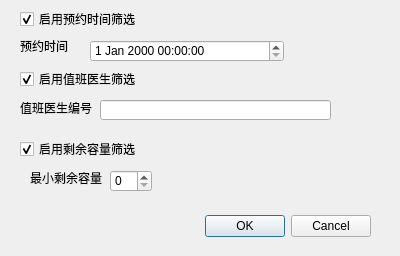
<?xml version="1.0" encoding="UTF-8"?>
<ui version="4.0">
 <class>SelectDepartmentDialog</class>
 <widget class="QDialog" name="SelectDepartmentDialog">
  <property name="geometry">
   <rect>
    <x>0</x>
    <y>0</y>
    <width>400</width>
    <height>256</height>
   </rect>
  </property>
  <property name="windowTitle">
   <string>Dialog</string>
  </property>
  <widget class="QDialogButtonBox" name="buttonBox">
   <property name="geometry">
    <rect>
     <x>30</x>
     <y>210</y>
     <width>341</width>
     <height>32</height>
    </rect>
   </property>
   <property name="orientation">
    <enum>Qt::Horizontal</enum>
   </property>
   <property name="standardButtons">
    <set>QDialogButtonBox::Cancel|QDialogButtonBox::Ok</set>
   </property>
  </widget>
  <widget class="QCheckBox" name="checkBox_time">
   <property name="geometry">
    <rect>
     <x>20</x>
     <y>10</y>
     <width>121</width>
     <height>18</height>
    </rect>
   </property>
   <property name="text">
    <string>启用预约时间筛选</string>
   </property>
   <property name="checked">
    <bool>true</bool>
   </property>
  </widget>
  <widget class="QLabel" name="label_time">
   <property name="geometry">
    <rect>
     <x>20</x>
     <y>40</y>
     <width>54</width>
     <height>12</height>
    </rect>
   </property>
   <property name="text">
    <string>预约时间</string>
   </property>
  </widget>
  <widget class="QDateTimeEdit" name="dateTimeEdit_time">
   <property name="geometry">
    <rect>
     <x>90</x>
     <y>40</y>
     <width>194</width>
     <height>22</height>
    </rect>
   </property>
  </widget>
  <widget class="QCheckBox" name="checkBox_id">
   <property name="geometry">
    <rect>
     <x>20</x>
     <y>70</y>
     <width>131</width>
     <height>18</height>
    </rect>
   </property>
   <property name="text">
    <string>启用值班医生筛选</string>
   </property>
   <property name="checked">
    <bool>true</bool>
   </property>
  </widget>
  <widget class="QLabel" name="label_id">
   <property name="geometry">
    <rect>
     <x>20</x>
     <y>100</y>
     <width>81</width>
     <height>16</height>
    </rect>
   </property>
   <property name="text">
    <string>值班医生编号</string>
   </property>
  </widget>
  <widget class="QLineEdit" name="lineEdit_id">
   <property name="geometry">
    <rect>
     <x>100</x>
     <y>100</y>
     <width>231</width>
     <height>20</height>
    </rect>
   </property>
  </widget>
  <widget class="QCheckBox" name="checkBox_capacity">
   <property name="geometry">
    <rect>
     <x>20</x>
     <y>140</y>
     <width>131</width>
     <height>18</height>
    </rect>
   </property>
   <property name="text">
    <string>启用剩余容量筛选</string>
   </property>
   <property name="checked">
    <bool>true</bool>
   </property>
  </widget>
  <widget class="QLabel" name="label_capacity">
   <property name="geometry">
    <rect>
     <x>30</x>
     <y>170</y>
     <width>81</width>
     <height>16</height>
    </rect>
   </property>
   <property name="text">
    <string>最小剩余容量</string>
   </property>
  </widget>
  <widget class="QSpinBox" name="spinBox_capacity">
   <property name="geometry">
    <rect>
     <x>110</x>
     <y>170</y>
     <width>42</width>
     <height>22</height>
    </rect>
   </property>
   <property name="maximum">
    <number>114514</number>
   </property>
  </widget>
 </widget>
 <resources/>
 <connections>
  <connection>
   <sender>buttonBox</sender>
   <signal>accepted()</signal>
   <receiver>SelectDepartmentDialog</receiver>
   <slot>accept()</slot>
   <hints>
    <hint type="sourcelabel">
     <x>248</x>
     <y>254</y>
    </hint>
    <hint type="destinationlabel">
     <x>157</x>
     <y>274</y>
    </hint>
   </hints>
  </connection>
  <connection>
   <sender>buttonBox</sender>
   <signal>rejected()</signal>
   <receiver>SelectDepartmentDialog</receiver>
   <slot>reject()</slot>
   <hints>
    <hint type="sourcelabel">
     <x>316</x>
     <y>260</y>
    </hint>
    <hint type="destinationlabel">
     <x>286</x>
     <y>274</y>
    </hint>
   </hints>
  </connection>
 </connections>
</ui>
